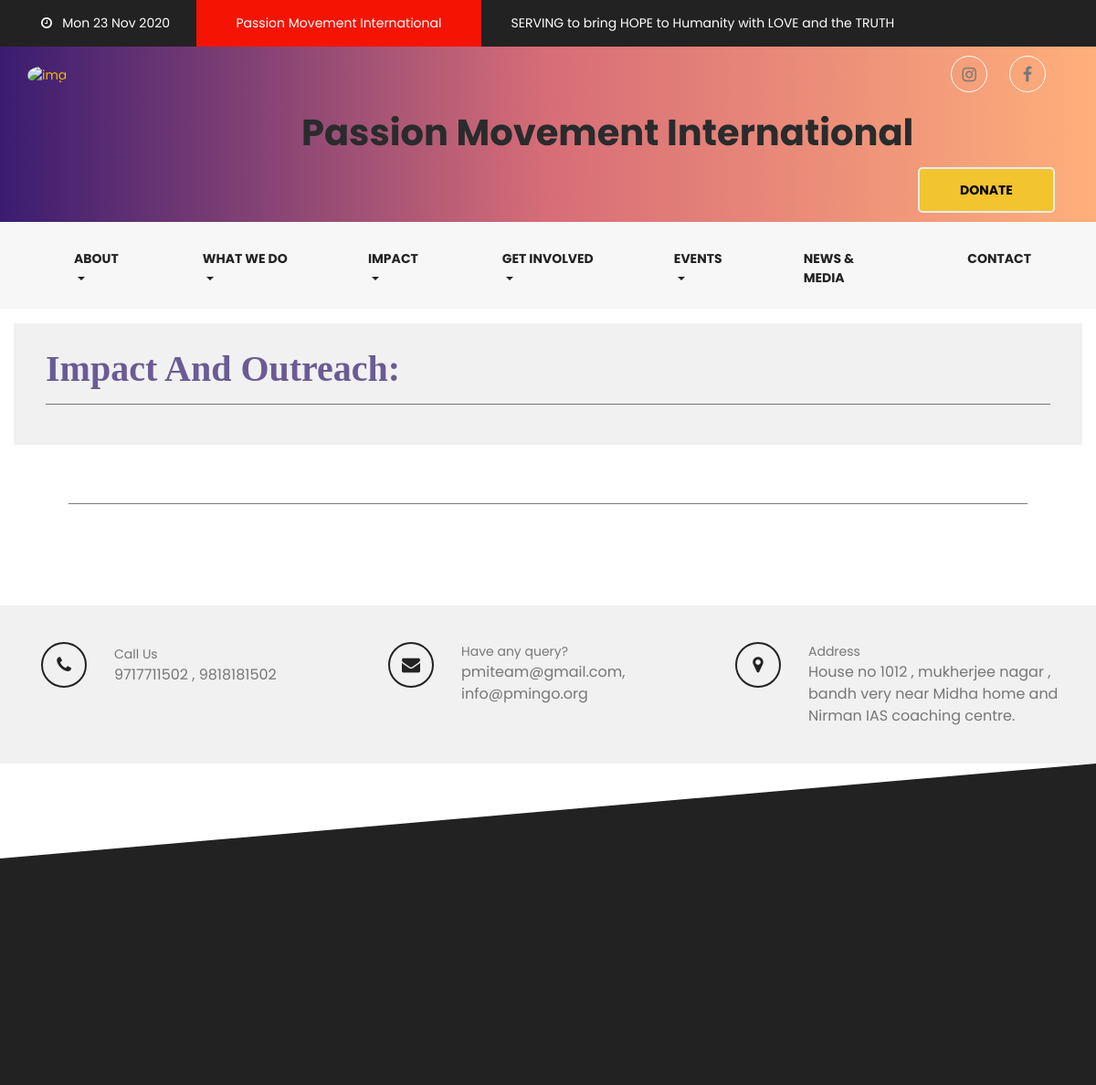
The page /impacts/ (upper part) on the database as committed earlier.
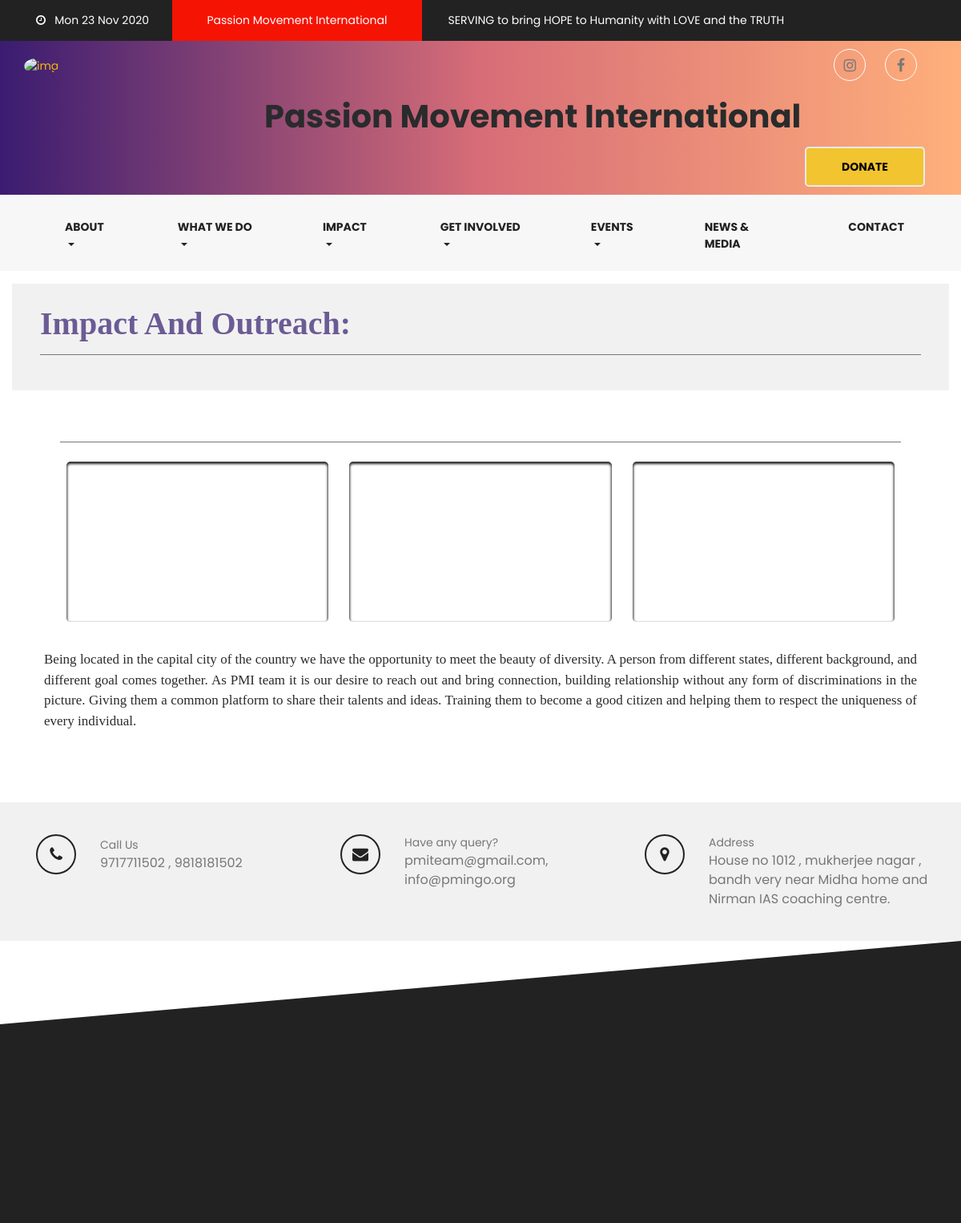
The same page on the database as committed later.
### events/models.py (models this page shows, shortened)
class Event(models.Model):
    title = models.CharField(max_length=100, default="Enter The Title")
    Category = models.ManyToManyField(Category)
    timestamp = models.DateTimeField(auto_now_add=True)
    view_count = models.IntegerField(default=0)
    content = HTMLField(default="Write Down The Content Here")
    author = models.ForeignKey(Author, on_delete=models.CASCADE)
    @property
    def view_count(self):
        return PostView.objects.filter(post=self).count()

### events/views.py (the view)
# urls.py: path('impacts/', views.Impact, name='impact'),
def Impact(request):
    event = Event.objects.filter(
        Category__title__exact="Impact_And_Outreach")
    pics = EventImage.objects.filter(event=event.first())
    return render(request, 'impact.html', {
        'now': now,
        'event': event,
        'pics': pics,
        'latest': latest,
        'most': most_view,
        'form': form
    })

### subscribe/forms.py
class EmailSignupForm(forms.ModelForm):
    email = forms.EmailField(widget=forms.TextInput(attrs={
        "type": "email",
        "name": "email",
        "id": "email",
        "placeholder": "Enter your email address",
        "class": "form-control fh5co_footer_text_box",
        "aria-describedby": "basic-addon1",
    }), label="")
    class Meta:
        model = Signup
        fields = ('email', )

### posts/models.py (called while the page is built)
    def get_absolute_url(self):
        return reverse('posts:post-detail', kwargs={
            'pk': self.pk
        })

    @property
    def view_count(self):
        return PostView.objects.filter(post=self).count()

### templates/impact.html (shortened to what this page needs)
{% extends 'base.html' %} {% load static %} {%block content%}
<div class="container-fluid pt-3">
     <div style="background-color:#f1f1f1 ;padding: 20px;">
        <div class="container animate-box" data-animate-effect="fadeIn">
            <div>
                <div class="fh5co_heading fh5co_heading_border_bottom py-2 mb-4" id="Heading">
                    <h1> <b>Impact And Outreach:</b></h1>
                </div>
            </div>
        </div>
    </div>
</div>
<div class="container-fluid">
    <div class="container">
        <div class="container-fluid pb-4 pt-5">
            <div class="container animate-box">
                <div>
                    <div class="fh5co_heading fh5co_heading_border_bottom py-2 mb-4">
                    </div>
                </div>
                <div class="owl-carousel owl-theme" style="align-items: center" id="slider2">
                    {% for obj in pics %}
                    <div class="item px-2">
                        <div class="fh5co_hover_news_img">
                            <div class="fh5co_news_img"><img src="{{ obj.images.url }}" alt="" /></div>
                        </div>
                    </div>
                    {%endfor%}
                </div>
            </div>
        </div>
        <div>
            {%for obj in event%}
            <div id="paraFont">{{obj.content | safe}}</div>
            {%endfor%}
        </div>
        <br>
        <br>
        <br>
    </div>
</div>
<div class="container-fluid fh5co_fh5co_bg_contcat ">
    <div class="container ">
        <div class="row py-4 ">
            <div class="col-md-4 py-3 ">
                <div class="row fh5co_contact_us_no_icon_difh5co_hover ">
                    <div class="col-3 fh5co_contact_us_no_icon_difh5co_hover_1 ">
                        <div class="fh5co_contact_us_no_icon_div "> <span><i class="fa fa-phone "></i></span> </div>
                    </div>
                    <div class="col-9 align-self-center fh5co_contact_us_no_icon_difh5co_hover_2 ">
                        <span class="c_g d-block ">Call Us</span>
                        <span class="d-block c_g fh5co_contact_us_no_text ">9717711502 , 9818181502</span>
                    </div>
                </div>
            </div>
            <div class="col-md-4 py-3 ">
                <div class="row fh5co_contact_us_no_icon_difh5co_hover ">
                    <div class="col-3 fh5co_contact_us_no_icon_difh5co_hover_1 ">
                        <div class="fh5co_contact_us_no_icon_div "> <span><i class="fa fa-envelope "></i></span> </div>
                    </div>
                    <div class="col-9 align-self-center fh5co_contact_us_no_icon_difh5co_hover_2 ">
                        <span class="c_g d-block ">Have any query?</span>
                        <span class="d-block c_g fh5co_contact_us_no_text "> pmiteam@gmail.com, info@pmingo.org</span>
                    </div>
                </div>
            </div>
            <div class="col-md-4 py-3 ">
                <div class="row fh5co_contact_us_no_icon_difh5co_hover ">
                    <div class="col-3 fh5co_contact_us_no_icon_difh5co_hover_1 ">
                        <div class="fh5co_contact_us_no_icon_div "> <span><i class="fa fa-map-marker "></i></span>
                        </div>
                    </div>
                    <div class="col-9 align-self-center fh5co_contact_us_no_icon_difh5co_hover_2 ">
                        <span class="c_g d-block ">Address</span>
                        <span class="d-block c_g fh5co_contact_us_no_text ">House no 1012 , mukherjee nagar , bandh very near Midha home and Nirman IAS coaching centre.</span>
                    </div>
                </div>
            </div>
        </div>
    </div>
</div>
{%endblock content%}

Rows that differ between the two databases and show on the page:
added Event: content "Being located in the capital city of the country we have the opportunity to meet the beauty of diversity. A person from different states, different background, and different goal comes together. As PMI team it is our desire to reach out and bring connection, building relationship without any form of discriminations in the picture. Giving them a common platform to share their talents and ideas. Training them to become a good citizen and helping them to respect the uniqueness of every individual."
